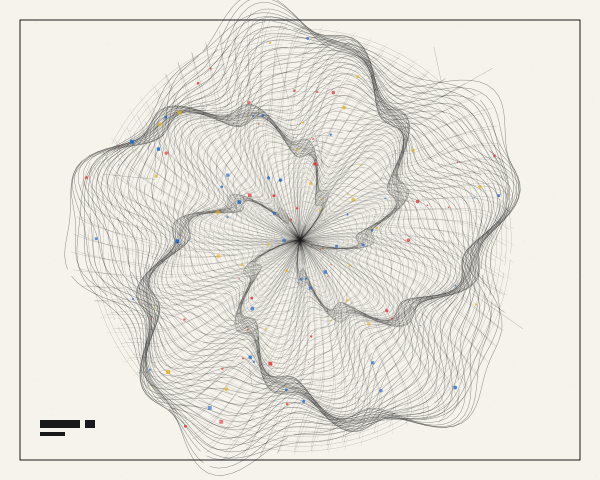

Write Python code to recreate this figure.
import cairo
import math
import random

# Setup
width, height = 600, 480
surface = cairo.ImageSurface(cairo.FORMAT_ARGB32, width, height)
ctx = cairo.Context(surface)

# Background: Warm, neutral "paper" ground
ctx.set_source_rgb(0.96, 0.95, 0.92)
ctx.paint()

# Constants
center_x, center_y = width // 2, height // 2
num_rings = 45
num_spokes = 80
max_radius = min(width, height) * 0.45

def get_polar_pos(r, theta, distortion=0):
    """Calculates x, y with a radial distortion based on harmonic frequencies."""
    # Radial distortion mimics "organic erosion" or wave interference
    r_mod = r + distortion * math.sin(theta * 5 + r * 0.05) * 15
    r_mod += distortion * math.cos(theta * 12 - r * 0.02) * 5
    
    x = center_x + r_mod * math.cos(theta)
    y = center_y + r_mod * math.sin(theta)
    return x, y

# 1. THE RADIAL GRID (Swiss Structuralism)
# Layering multiple passes with varying line weights for depth
for pass_idx in range(3):
    ctx.set_line_width(0.2 if pass_idx == 0 else 0.5)
    
    # RINGS (Horizontal Grid Lines in Polar)
    for i in range(num_rings):
        r = (i / num_rings) * max_radius
        # Progressive alpha: clearer at the edges, denser in the center
        alpha = 0.1 + (i / num_rings) * 0.4
        ctx.set_source_rgba(0.1, 0.1, 0.1, alpha)
        
        ctx.move_to(*get_polar_pos(r, 0, distortion=pass_idx))
        steps = 200
        for s in range(steps + 1):
            theta = (s / steps) * 2 * math.pi
            # Systematic "Erosion": occasionally skip segments
            if random.random() > 0.02:
                ctx.line_to(*get_polar_pos(r, theta, distortion=pass_idx))
            else:
                ctx.move_to(*get_polar_pos(r, theta, distortion=pass_idx))
        ctx.stroke()

    # SPOKES (Vertical Grid Lines in Polar)
    for j in range(num_spokes):
        theta = (j / num_spokes) * 2 * math.pi
        ctx.set_source_rgba(0.1, 0.1, 0.1, 0.2)
        
        ctx.move_to(*get_polar_pos(0, theta))
        # Draw spokes with segmented distortion
        for r_step in range(0, int(max_radius), 5):
            # Directional momentum: spokes curve slightly
            local_theta = theta + (r_step / max_radius) * 0.5
            ctx.line_to(*get_polar_pos(r_step, local_theta, distortion=pass_idx * 0.5))
        ctx.stroke()

# 2. SPECTRAL NOISE (Accents)
# Small geometric primitives mapped to the field
colors = [(0.9, 0.2, 0.2), (0.1, 0.4, 0.8), (0.9, 0.7, 0.1)] # Red, Blue, Gold
for _ in range(120):
    r = random.uniform(20, max_radius)
    theta = random.uniform(0, 2 * math.pi)
    x, y = get_polar_pos(r, theta, distortion=1.0)
    
    # Choose a "spectral" color
    ctx.set_source_rgba(*random.choice(colors), random.uniform(0.6, 0.9))
    
    # Draw "glyphs" (small rectangles or dots)
    size = random.uniform(1, 4)
    if random.random() > 0.5:
        ctx.rectangle(x - size/2, y - size/2, size, size)
    else:
        ctx.arc(x, y, size/2, 0, 2 * math.pi)
    ctx.fill()

# 3. EMERGENT CONNECTIVITY (Digital Fabric)
# Connect random nodes within the grid to create skeletal networks
ctx.set_line_width(0.3)
for _ in range(60):
    r_start = random.uniform(50, max_radius)
    theta_start = random.uniform(0, 2 * math.pi)
    
    ctx.set_source_rgba(0, 0, 0, 0.4)
    x1, y1 = get_polar_pos(r_start, theta_start, distortion=1.5)
    ctx.move_to(x1, y1)
    
    # Connect to a nearby "attractor"
    r_end = r_start + random.uniform(-30, 30)
    theta_end = theta_start + random.uniform(-0.2, 0.2)
    x2, y2 = get_polar_pos(r_end, theta_end, distortion=1.5)
    ctx.line_to(x2, y2)
    ctx.stroke()

# 4. TYPOGRAPHIC ANCHOR (Swiss Hierarchy)
# Simulating block text as a grounding element
def draw_block(x, y, w, h):
    ctx.set_source_rgb(0.1, 0.1, 0.1)
    ctx.rectangle(x, y, w, h)
    ctx.fill()

# Small visual "ID" blocks in the corner
margin = 40
draw_block(margin, height - margin - 20, 40, 8)
draw_block(margin, height - margin - 8, 25, 4)
draw_block(margin + 45, height - margin - 20, 10, 8)

# Subtle border/frame to emphasize the composition
ctx.set_source_rgba(0.1, 0.1, 0.1, 1.0)
ctx.set_line_width(1.0)
ctx.rectangle(margin/2, margin/2, width-margin, height-margin)
ctx.stroke()

# Final atmospheric layer: very fine texture
for _ in range(1000):
    ctx.set_source_rgba(0, 0, 0, 0.03)
    ctx.rectangle(random.random() * width, random.random() * height, 1, 1)
    ctx.fill()
